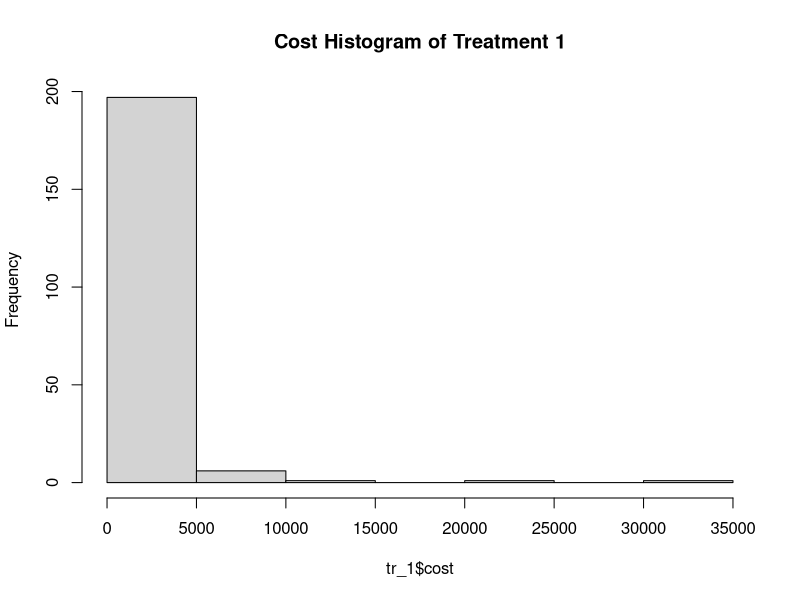
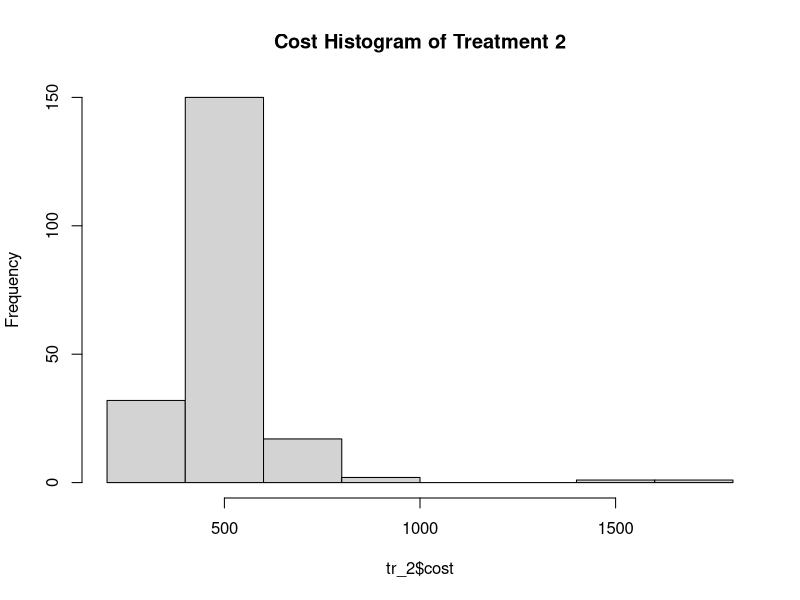
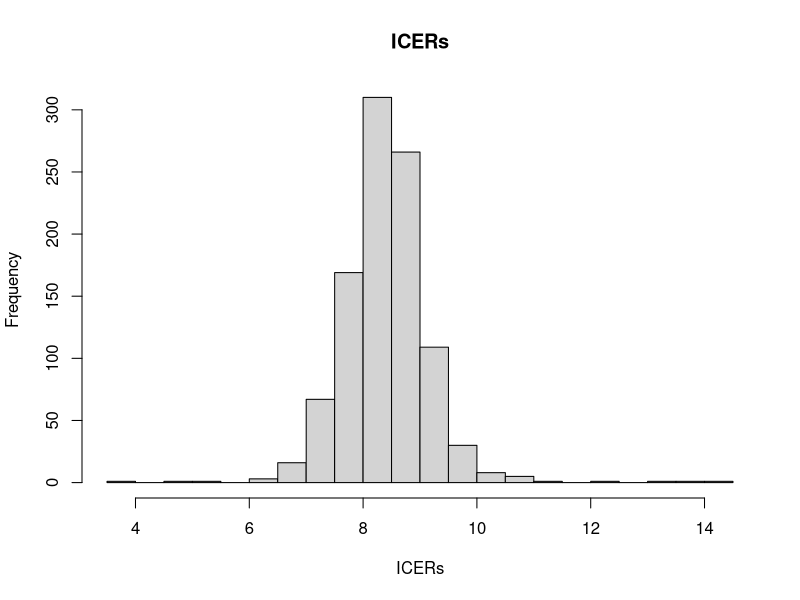
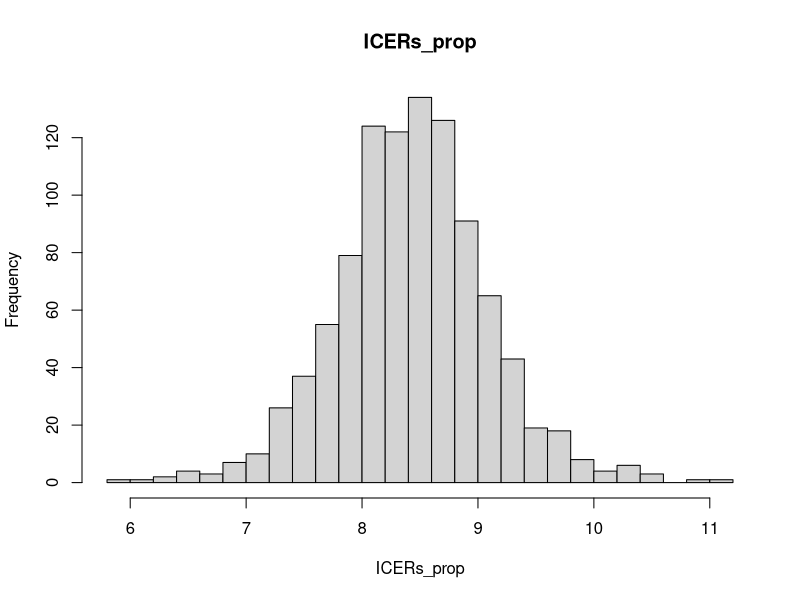
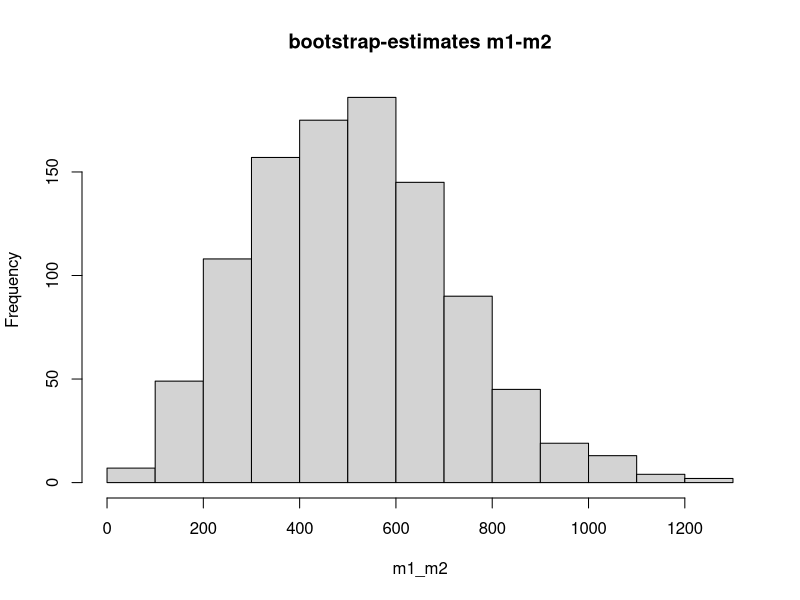
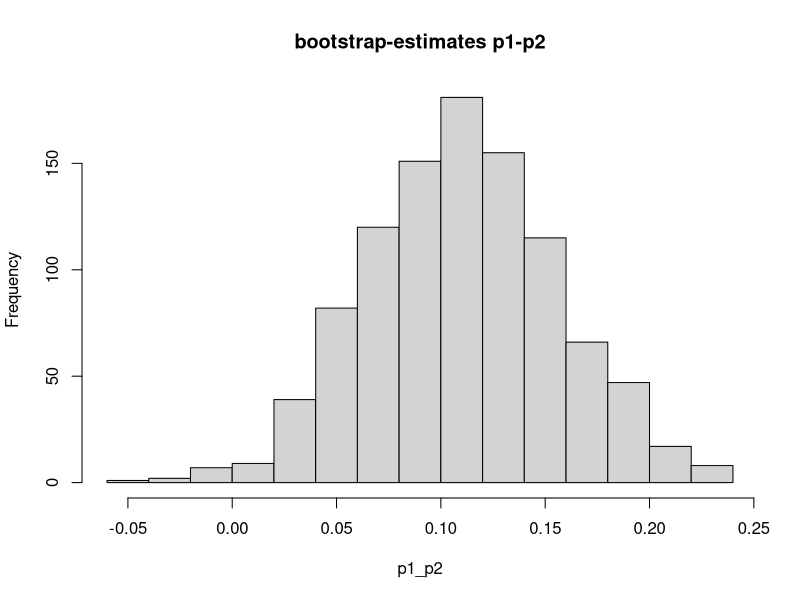
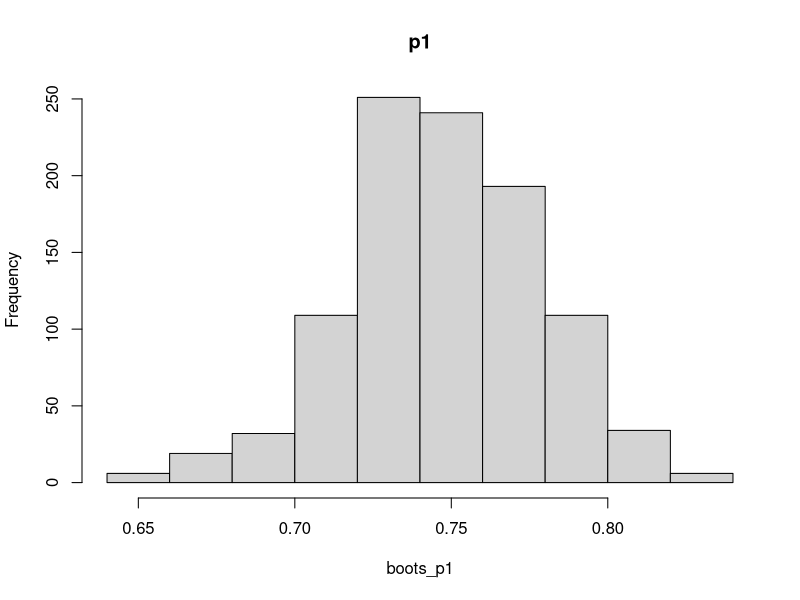
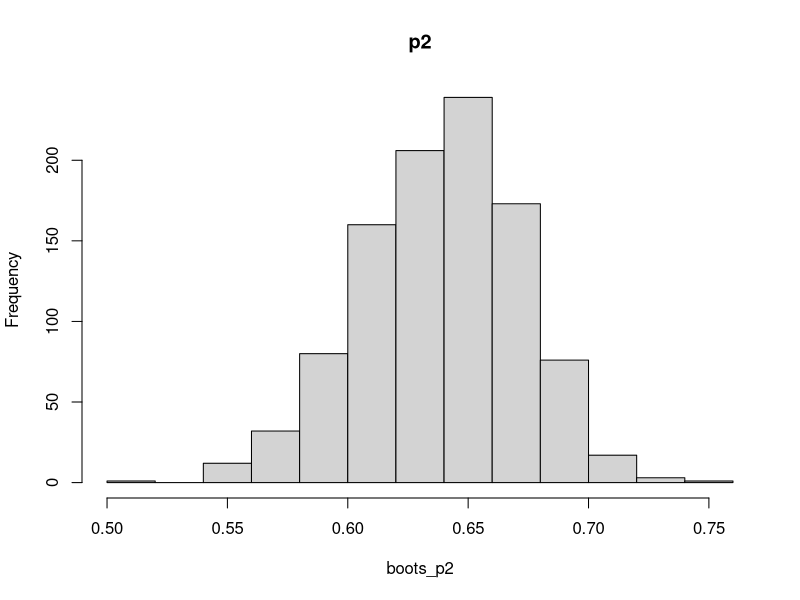

R code for these plots, in order: (Note: this script raises an error after producing the figures.)
## ---- chunk 1
# install.packages("e1071")
library(dplyr)

## ---- chunk 2

data <- read.csv("costefficacydata.csv")
# remove unecessairy duplicates of the patient number 
data <- data %>% select(-one_of('X', 'X.1')) 

set.seed(4242)
## ---- chunk 3

# treatment one
tr_1 <- subset(data, trt == 1)
hist(tr_1$cost, main="Cost Histogram of Treatment 1")
n_ev_tr1 <- nrow(subset(tr_1, event == 1))
print(paste("Deaths treatment 1 =", toString(n_ev_tr1)))
n_tr_1 <- nrow(tr_1)
print(paste("N treatment 1 =", toString(n_tr_1)))

# treatment two
tr_2 <- subset(data, trt == 2)
hist(tr_2$cost, main="Cost Histogram of Treatment 2")
n_ev_tr2 <- nrow(subset(tr_2, event == 1))
n_tr_2 <- nrow(tr_2)
print(paste("Deaths treatment 2 =", toString(n_ev_tr2)))
print(paste("N treatment 2 =", toString(n_tr_2)))

## ---- chunk 4
# means
m1 <- mean(tr_1$costs)
m2 <- mean(tr_2$costs)

print(paste("Mean treatement 1 =", round(m1, 2)))
print(paste("Mean treatement 2 =", round(m2, 2)))


# proportions
p1 <- n_ev_tr1 / n_tr_1
p2 <- n_ev_tr2 / n_tr_2

print(paste("Proportion of death for treatement 1 =", round(p1, 3)))
print(paste("Proportion of death for treatement 2 =", round(p2, 3)))

## ---- chunk 5
ICER <- ((m1-m2)/(p1-p2))
print(ICER)
## ---- chunk 6

# computer ICER with proportional bootstrap samples of both event
get_ICER_proportional <- function() {
  # get samples form both datasets
  index_tr1 <- sample(1:nrow(tr_1), replace=T)
  bootsmpl_tr1 <- tr_1[index_tr1,]
  
  index_tr2 <- sample(1:nrow(tr_2), replace=T)
  bootsmpl_tr2 <- tr_2[index_tr2,]
  
  # get n events
  n_ev_tr1_boot <- nrow(subset(bootsmpl_tr1, event == 1))
  n_ev_tr2_boot <- nrow(subset(bootsmpl_tr2, event == 1))
  
  # redundeant but whatever
  n_tr_1_boot <- nrow(bootsmpl_tr1)
  n_tr_2_boot <- nrow(bootsmpl_tr2)
  
  # compute means
  m1_boot <- mean(bootsmpl_tr1$costs)
  m2_boot <- mean(bootsmpl_tr2$costs)
  
  # we can use the previously computed ns
  p1_boot <- n_ev_tr1_boot / n_tr_1_boot
  p2_boot <- n_ev_tr2_boot / n_tr_2_boot
  
  ICER_b <- ((m1_boot-m2_boot)/(p1_boot-p2_boot))
  return(c(ICER_b, m1_boot, m2_boot, p1_boot, p2_boot))
}

# computer ICER with bootstrap samples of thw whole data
get_ICER <- function() {
  # get sample form the whole dataset
  index <- sample(1:nrow(data), replace=T)
  bootsmpl <- data[index,]
  
  # get subsets 
  tr_1_b <- subset(bootsmpl, trt == 1)
  tr_2_b <- subset(bootsmpl, trt == 2)
  
  # get total ns
  n_tr_1_b <- nrow(tr_1_b)
  n_tr_2_b <- nrow(tr_2_b)
  
  # ns treatment
  n_ev_tr1 <- nrow(subset(tr_1_b, event == 1))
  n_ev_tr2 <- nrow(subset(tr_2_b, event == 1))
  
  
  # compute means with subset
  m1_norm <- mean(tr_1_b$costs)
  m2_norm <- mean(tr_2_b$costs)
  
  # compute proportions
  p1_norm <- n_ev_tr1 / n_tr_1_b
  p2_norm <- n_ev_tr2 / n_tr_2_b
  
  ICER_norm <- ((m1_norm-m2_norm)/(p1_norm-p2_norm))
  return(c(ICER_norm, m1_norm, m2_norm, p1_norm, p2_norm))
}

# collect the ICRS
ICERs <- vector(mode="integer", length=0)
ICERs_prop <- vector(mode="integer", length=0)

# Collect the ms, we only do this for the proportional bootstrap since it has better results
boots_m1 <- vector(mode="integer", length=0)
boots_m2 <- vector(mode="integer", length=0)

boots_p1 <- vector(mode="integer", length=0)
boots_p2 <- vector(mode="integer", length=0)

# repeat 1000 times
for (i in 1:1000) {
  results_prop <- get_ICER_proportional()
  ICERs_prop[i] <- results_prop[1]
  
  results <- get_ICER()
  ICERs[i] <- results[1]
  
  boots_m1[i] <- results_prop[2]
  boots_m2[i] <- results_prop[3]
  boots_p1[i] <- results_prop[4]
  boots_p2[i] <- results_prop[5]
}

# remove negative values (there were 5) and do log transformation
ICERs <- ICERs[ICERs >= 0]
ICERs <- log(ICERs, base=exp(1))

ICERs_prop <- ICERs_prop[ICERs_prop >= 0]
ICERs_prop <- log(ICERs_prop, base = exp(1))

# means and CI for ICERs
mean_ICERs <- mean(ICERs)
CI_ICERs <- quantile(ICERs, probs=c(0.025, 0.975))
print(paste("The mean of the ICERS for the bootstrapping of the whole dataset is", round(mean_ICERs, 2), "With the confidence interval", round(CI_ICERs[1], 2), "to", round(CI_ICERs[2], 2)))

mean_ICERs_prop <- mean(ICERs_prop)
CI_ICERs_prop <- quantile(ICERs_prop, probs=c(0.025, 0.975))
print(paste("The mean of the ICERS for the bootstrapping of the whole proportional treatment subsets is", round(mean_ICERs_prop, 2), "With the confidence interval", round(CI_ICERs_prop[1], 2), "to", round(CI_ICERs_prop[2], 2)))

hist(ICERs, breaks=20, main="ICERs")
hist(ICERs_prop, breaks=20, main="ICERs_prop")


## ---- chunk 7
m1_m2 <- boots_m1-boots_m2
p1_p2 <- boots_p1-boots_p2

# histograms
hist(m1_m2, main="bootstrap-estimates m1-m2")
hist(p1_p2, main="bootstrap-estimates p1-p2")
hist(boots_p1, main="p1")
hist(boots_p2, main="p2")
# scatterplots
plot(m1_m2, p1_p2, type = "p", main="Scatter plot of m1-m2 vs p1-p2")

# first quadrant == both values positive
print(paste("The sum of values in the first quadrant: ", sum(m1_m2 >= 0 & p1_p2 >= 0)))
print(paste("The sum of values in the second quadrant: ", sum(m1_m2 >= 0 & p1_p2 < 0)))
print(paste("The sum of values in the third quadrant: ", sum(m1_m2 < 0 & p1_p2 < 0)))
print(paste("The sum of values in the fourth quadrant: ", sum(m1_m2 < 0 & p1_p2 >= 0)))

# double check
print(paste("Sum of means < 0:", sum(m1_m2 < 0)))
print(paste("Sum of proportions < 0:", sum(p1_p2 < 0)))

## ---- chunk 8

library(ggplot2)#

############## Normal Distribution ###############
mean_tr_1 <- mean(tr_1$costs)
sd_tr_1 <- sd(tr_1$costs)

mean_tr_2 <- mean(tr_2$costs)
sd_tr_2<- sd(tr_2$costs)

dist_costs_tr_1 <- rnorm(203, mean= mean_tr_1, sd = sd_tr_1)
dist_costs_tr_2 <- rnorm(206, mean= mean_tr_2, sd = sd_tr_2)

norm_fit_tr_1 <- fitdist(tr_1$costs, "norm")
norm_fit_tr_2 <- fitdist(tr_2$costs, "norm")






# qqplot 
qqplot(tr_1$costs, dist_costs_tr_1, main="QQ Plot Normal tr_1")
qqplot(tr_2$costs, dist_costs_tr_2, main="QQ Plot Normal tr_2")

# Plot tr_1
ggplot(tr_1, aes(x = costs)) +
  geom_histogram(aes(y = ..density..), bins = 20, fill = "lightblue", color = "black") +
  stat_function(fun = dnorm, args = list(mean = mean_tr_1, sd = sd_tr_1), color = "blue", size = 1) +
  labs(title = "Cost Tr_1 Distribution with Fitted Normal Curve", x = "Cost", y = "Density") +
  theme_minimal()

# Plot tr_2
ggplot(tr_2, aes(x = costs)) +
  geom_histogram(aes(y = ..density..), bins = 20, fill = "green", color = "black") +
  stat_function(fun = dnorm, args = list(mean = mean_tr_2, sd = sd_tr_2), color = "red", size = 1) +
  labs(title = "Cost Tr_2 Distribution with Fitted Normal Curve", x = "Cost", y = "Density") +
  theme_minimal()

######### Lognormal distribution #############
# transform log
log_cost_tr_1 <- log(tr_1$cost)
log_cost_tr_2 <- log(tr_2$cost)

# SCalculate mean and standard deviation of the logged data
mean_log_cost_tr_1 <- mean(log_cost_tr_1, na.rm = TRUE)
sd_log_cost_tr_1 <- sd(log_cost_tr_1, na.rm = TRUE)

mean_log_cost_tr2 <- mean(log_cost_tr_2, na.rm = TRUE)
sd_log_cost_tr_2 <- sd(log_cost_tr_2, na.rm = TRUE)

dist_costs_tr_1 <- rlnorm(203, meanlog= mean_log_cost_tr_1, sdlog= sd_log_cost_tr_1)
dist_costs_tr_2 <- rlnorm(206, meanlog= mean_log_cost_tr2, sdlog= sd_log_cost_tr_2)

lnorm_fit_tr_1 <- fitdist(tr_1$costs, "lnorm")
lnorm_fit_tr_2 <- fitdist(tr_2$costs, "lnorm")

# qqplot 
qqplot(tr_1$costs, dist_costs_tr_1, main="QQ Plot Lognormal tr_1")
qqplot(tr_2$costs, dist_costs_tr_2, main="QQ Plot Lognormal tr_2")

# Step 3: Create ggplot with histogram and fitted lognormal distribution curve
ggplot(tr_1, aes(x = costs)) +
  geom_histogram(aes(y = ..density..), bins = 20, fill = "lightblue", color = "black") +
  stat_function(fun = dlnorm, args = list(meanlog = mean_log_cost_tr_1, sdlog = sd_log_cost_tr_1), color = "blue", size = 1) +
  labs(title = "Cost Distribution tr_1 with Fitted Lognormal Curve", x = "Cost", y = "Density") +
  theme_minimal()

ggplot(tr_2, aes(x = costs)) +
  geom_histogram(aes(y = ..density..), bins = 20, fill = "green", color = "black") +
  stat_function(fun = dlnorm, args = list(meanlog = mean_log_cost_tr2, sdlog = sd_log_cost_tr_2), color = "red", size = 1) +
  labs(title = "Cost Distribution tr_2 with Fitted Lognormal Curve", x = "Cost", y = "Density") +
  theme_minimal()

############# logistic #################
mean_tr_1 <- mean(tr_1$costs)
sd_tr_1 <- sd(tr_1$costs)

mean_tr_2 <- mean(tr_2$costs)
sd_tr_2<- sd(tr_2$costs)

dist_costs_tr_1 <- rnorm(203, mean= mean_tr_1, sd = sd_tr_1)
dist_costs_tr_2 <- rnorm(206, mean= mean_tr_2, sd = sd_tr_2)

logis_fit_tr_1 <- fitdist(tr_1$costs, "logis")
logis_fit_tr_2 <- fitdist(tr_2$costs, "logis")


# qqplot 
qqplot(tr_1$costs, dist_costs_tr_1, main="QQ Plot Logistic tr_1")
qqplot(tr_2$costs, dist_costs_tr_2, main="QQ Plot Logistic tr_2")

# Plot tr_1
ggplot(tr_1, aes(x = costs)) +
  geom_histogram(aes(y = ..density..), bins = 20, fill = "lightblue", color = "black") +
  stat_function(fun = dlogis, args = list(location = mean_tr_1, scale = sd_tr_1), color = "blue", size = 1) +
  labs(title = "Cost Tr_1 Distribution with Fitted Logistic Curve", x = "Cost", y = "Density") +
  theme_minimal()

# Plot tr_2
ggplot(tr_2, aes(x = costs)) +
  geom_histogram(aes(y = ..density..), bins = 20, fill = "green", color = "black") +
  stat_function(fun = dlogis, args = list(location = mean_tr_2, scale = sd_tr_2), color = "red", size = 1) +
  labs(title = "Cost Tr_2 Distribution with Fitted Logistic Curve", x = "Cost", y = "Density") +
  theme_minimal()

############ weibull distribution #################
library(MASS)

# Fit distribution
weibull_fit_tr_1 <- fitdistr(tr_1$costs, densfun = "weibull")
weibull_fit_tr_2 <- fitdistr(tr_2$costs, densfun = "weibull")

# Extract the shape and scale parameters
shape_tr_1 <- weibull_fit_tr_1$estimate["shape"]
scale_tr_1 <- weibull_fit_tr_1$estimate["scale"]

shape_tr_2 <- weibull_fit_tr_2$estimate["shape"]
scale_tr_2 <- weibull_fit_tr_2$estimate["scale"]

# sample
dist_costs_tr_1 <- rweibull(203, shape= shape_tr_1, scale = scale_tr_1)
dist_costs_tr_2 <- rweibull(206, shape= shape_tr_2, scale = scale_tr_2)

weibull_fit_tr_1 <- fitdist(tr_1$costs, "weibull")
weibull_fit_tr_2 <- fitdist(tr_2$costs, "weibull")

# qqplot 
qqplot(tr_1$costs, dist_costs_tr_1, main="QQ Plot Weibull tr_1")
qqplot(tr_2$costs, dist_costs_tr_2, main="QQ Plot Weibull tr_2")


# Plot tr_1
ggplot(tr_1, aes(x = costs)) +
  geom_histogram(aes(y = ..density..), bins = 20, fill = "lightblue", color = "black") +
  stat_function(fun = dweibull, args = list(shape = shape_tr_1, scale = scale_tr_1), color = "blue", size = 1) +
  labs(title = "Cost Tr_1 Distribution with Fitted Weibull Curve", x = "Cost", y = "Density") +
  theme_minimal()

# Plot tr_2
ggplot(tr_2, aes(x = costs)) +
  geom_histogram(aes(y = ..density..), bins = 20, fill = "green", color = "black") +
  stat_function(fun = dweibull, args = list(shape = shape_tr_2, scale = scale_tr_2), color = "red", size = 1) +
  labs(title = "Cost Tr_2 Distribution with Fitted Weibull Curve", x = "Cost", y = "Density") +
  theme_minimal()

############### gamma ##################

# Using initial estimates based on data
initial_shape_tr_1 <- mean(tr_1$costs) ^ 2 / var(tr_1$costs)
initial_scale_tr_1 <- var(tr_1$costs) / mean(tr_1$costs)

initial_shape_tr_2 <- mean(tr_2$costs) ^ 2 / var(tr_2$costs)
initial_scale_tr_2 <- var(tr_2$costs) / mean(tr_2$costs)

# Fit distribution
gama_fit_tr_1 <- fitdistr(tr_1$costs, densfun = "gamma", start = list(shape = initial_shape_tr_1, scale = initial_scale_tr_1))
gama_fit_tr_2 <- fitdistr(tr_2$costs, densfun = "gamma", start = list(shape = initial_shape_tr_2, scale = initial_scale_tr_2))

gamma_fit_tr_1 <- fitdist(tr_1$costs, "gamma", method = "mme")
gamma_fit_tr_2 <- fitdist(tr_2$costs, "gamma", method = "mme")

# Extract the shape and scale parameters
shape_tr_1 <- gama_fit_tr_1$estimate["shape"]
scale_tr_1 <- gama_fit_tr_1$estimate["scale"]

shape_tr_2 <- gama_fit_tr_2$estimate["shape"]
scale_tr_2 <- gama_fit_tr_2$estimate["scale"]

# get sample 
dist_costs_tr_1 <- rgamma(203, shape=shape_tr_1 , scale= scale_tr_1)
dist_costs_tr_2 <- rgamma(206, shape=shape_tr_2 , scale= scale_tr_2)

# qqplot
qqplot(tr_1$costs, dist_costs_tr_1, main="QQ Plot Gamma tr_1")
qqplot(tr_2$costs, dist_costs_tr_2, main="QQ Plot Gammae tr_2")

# Plot tr_1
ggplot(tr_1, aes(x = costs)) +
  geom_histogram(aes(y = ..density..), bins = 20, fill = "lightblue", color = "black") +
  stat_function(fun = dgamma, args = list(shape = shape_tr_1, scale = scale_tr_1), color = "blue", size = 1) +
  labs(title = "Cost Tr_1 Distribution with Fitted Gamma Curve", x = "Cost", y = "Density") +
  theme_minimal()

# Plot tr_2
ggplot(tr_2, aes(x = costs)) +
  geom_histogram(aes(y = ..density..), bins = 20, fill = "green", color = "black") +
  stat_function(fun = dgamma, args = list(shape = shape_tr_2, scale = scale_tr_2), color = "red", size = 1) +
  labs(title = "Cost Tr_2 Distribution with Fitted Gamma Curve", x = "Cost", y = "Density") +
  theme_minimal()



# qqcomp(list(norm_fit_tr_1, weibull_fit_tr_1, lognormal_fit_tr_1, gamma_fit_tr_1, logistic_fit_tr_1), legendtext=c("Normal tr_1", "Weibull tr_1", "lognormal tr_1", "Gamma tr_1", "Logistic tr_1"))

qqcomp(list(norm_fit_tr_1, logis_fit_tr_1, weibull_fit_tr_1, gamma_fit_tr_1, lnorm_fit_tr_1), 
       legendtext = c("Normal", "Logistic", "Weibull", "Gamma", "Lognormal"),
       main = "Q-Q Plot for Group 1 Costs", xlim = c(0, max(tr_1$costs) * 1.1))
qqcomp(list(norm_fit_tr_2, logis_fit_tr_2, weibull_fit_tr_2, gamma_fit_tr_2, lnorm_fit_tr_2), 
       legendtext = c("Normal", "Logistic", "Weibull", "Gamma", "Lognormal"),
       main = "Q-Q Plot for Group 2 Costs")
## ---- chunk 9

get_ICERs_from_distribution <- function(dist) {

  if (dist=="normal") {
    # get parameters for the distributions
    mmean_tr_1 <- mean(tr_1$costs)
    mmean_tr_2 <- mean(tr_2$costs)
    
    msd_tr_1 <- sd(tr_1$costs)
    msd_tr_2 <- sd(tr_2$costs)
    
    m_p1_tr_1 <- nrow(subset(tr_1, event == 1)) / nrow(tr_1)
    m_p1_tr_2 <- nrow(subset(tr_2, event == 1)) / nrow(tr_2)
  } else if(dist=="gamma") {
    # Using initial estimates based on data
    initial_shape_tr_1_rd <- mean(tr_1$costs) ^ 2 / var(tr_1$costs)
    initial_scale_tr_1_rd <- var(tr_1$costs) / mean(tr_1$costs)
    
    initial_shape_tr_2_rd <- mean(tr_2$costs) ^ 2 / var(tr_2$costs)
    initial_scale_tr_2_rd <- var(tr_2$costs) / mean(tr_2$costs)
    
    # Fit distribution
    gamma_fit_tr_1_rd <- fitdistr(tr_1$costs, densfun = "gamma", start = list(shape = initial_shape_tr_1_rd, scale = initial_scale_tr_1_rd))
    gamma_fit_tr_2_rd <- fitdistr(tr_2$costs, densfun = "gamma", start = list(shape = initial_shape_tr_2_rd, scale = initial_scale_tr_2_rd))
    
    # Extract the shape and scale parameters
    shape_tr_1_rd <- gamma_fit_tr_1_rd$estimate["shape"]
    scale_tr_1_rd <- gamma_fit_tr_1_rd$estimate["scale"]
    
    shape_tr_2_rd <- gamma_fit_tr_2_rd$estimate["shape"]
    scale_tr_2_rd <- gamma_fit_tr_2_rd$estimate["scale"]
  } else if(dist=="weibull"){
    
    # Fit distribution
    weibull_fit_tr_1_rd <- fitdistr(tr_1$costs, densfun = "weibull")
    weibull_fit_tr_2_rd <- fitdistr(tr_2$costs, densfun = "weibull")
    
    # Extract the shape and scale parameters
    shape_tr_1_rd <- weibull_fit_tr_1_rd$estimate["shape"]
    scale_tr_1_rd <- weibull_fit_tr_1_rd$estimate["scale"]
    
    shape_tr_2_rd <- weibull_fit_tr_2_rd$estimate["shape"]
    scale_tr_2_rd <- weibull_fit_tr_2_rd$estimate["scale"]
    
  } else if(dist=="lognormal") {
    # transform log
    log_cost_tr_1_rd <- log(tr_1$cost)
    log_cost_tr_2_rd <- log(tr_2$cost)
    
    # Calculate mean and standard deviation of the logged data
    mean_log_cost_tr_1_rd <- mean(log_cost_tr_1_rd, na.rm = TRUE)
    sd_log_cost_tr_1_rd <- sd(log_cost_tr_1_rd, na.rm = TRUE)
    
    mean_log_cost_tr_2_rd <- mean(log_cost_tr_2_rd, na.rm = TRUE)
    sd_log_cost_tr_2_rd <- sd(log_cost_tr_2_rd, na.rm = TRUE)
    
  } else if(dist=="logistic") {
    mean_tr_1_rd <- mean(tr_1$costs)
    sd_tr_1_rd <- sd(tr_1$costs)
  
    mean_tr_2_rd <- mean(tr_2$costs)
    sd_tr_2_rd <- sd(tr_2$costs)
  }
  
  # create vectors to aggregate data
  # collect the ICRS
  ICERs_rd <- vector(mode="integer", length=0)
  
  rd_m1 <- vector(mode="integer", length=0)
  rd_m2 <- vector(mode="integer", length=0)
  
  rd_p1 <- vector(mode="integer", length=0)
  rd_p2 <- vector(mode="integer", length=0)
  
  for (i in 1:1000) {
    # draw the costs
    if (dist=="normal") {
      dist_costs_tr_1 <- rnorm(203, mean= mmean_tr_1, sd = msd_tr_1)
      dist_costs_tr_2 <- rnorm(206, mean= mmean_tr_2, sd = msd_tr_2)
    } else if (dist=="lognormal") {
      dist_costs_tr_1 <- rlnorm(203, meanlog= mean_log_cost_tr_1_rd, sdlog= sd_log_cost_tr_1_rd)
      dist_costs_tr_2 <- rlnorm(206, meanlog= mean_log_cost_tr_2_rd, sdlog= sd_log_cost_tr_2_rd)
    } else if (dist=="gamma") {
      dist_costs_tr_1 <- rgamma(203, shape=shape_tr_1_rd , scale= scale_tr_1_rd)
      dist_costs_tr_2 <- rgamma(206, shape=shape_tr_2_rd , scale= scale_tr_2_rd)
    } else if (dist=="logistic") {
      dist_costs_tr_1 <- rnorm(203, mean= mean_tr_1_rd, sd = sd_tr_1_rd)
      dist_costs_tr_2 <- rnorm(206, mean= mean_tr_2_rd, sd = sd_tr_2_rd)
    } else if (dist=="weibull") {
      dist_costs_tr_1 <- rweibull(203, shape= shape_tr_1_rd, scale = scale_tr_1_rd)
      dist_costs_tr_2 <- rweibull(206, shape= shape_tr_2_rd, scale = scale_tr_2_rd)
    }
    # draw the events 

    dist_ev_tr1 <- rbinom(203, size=1, prob = p1)
    dist_ev_tr2 <- rbinom(206, size=1, prob = p2)
    
    df_tr_1 <- data.frame(event = dist_ev_tr1, costs = dist_costs_tr_1)
    df_tr_2 <- data.frame(event = dist_ev_tr2, costs = dist_costs_tr_2)
    
    # get n events
    n_ev_tr1_rd <- nrow(subset(df_tr_1, event == 1))
    n_ev_tr2_rd <- nrow(subset(df_tr_2, event == 1))
    
    # redundeant but whatever
    n_tr_1_rd <- nrow(df_tr_1)
    n_tr_2_rd <- nrow(df_tr_2)
    
    # compute means
    m1_rd <- mean(df_tr_1$costs)
    m2_rd <- mean(df_tr_2$costs)
    
    # save TODO maybe remove 
    rd_m1[i] <- m1_rd
    rd_m2[i] <- m2_rd
    
    # we can use the previously computed ns
    p1_rd <- n_ev_tr1_rd / n_tr_1_rd
    p2_rd <- n_ev_tr2_rd / n_tr_2_rd
    
    # save TODO maybe remove
    rd_p1 <- p1_rd
    rd_p2 <- p2_rd
    
    ICER_rd <- ((m1_rd-m2_rd)/(p1_rd-p2_rd))
    
    ICERs_rd[i] <- ICER_rd
  }
  
  
  # remove negative values (there were 5) and do log transformation
  ICERs_rd <- ICERs_rd[ICERs_rd >= 0]
  # logtransform
  ICERs_rd <- log(ICERs_rd, base=exp(1))
  
  
  # means and CI for ICERs
  mean_ICERs_rd <- mean(ICERs_rd)
  CI_ICERs_rd <- quantile(ICERs_rd, probs=c(0.025, 0.975))
  print(paste("The log of the mean of the ICERS for the ", dist, "distribution is", round(mean_ICERs_rd, 2), "With the confidence interval", round(CI_ICERs_rd[1], 2), "to", round(CI_ICERs_rd[2], 2)))
  hist(ICERs_rd, breaks= 20, main=paste("Randomly generated ICERs based on ", toString(dist), "distribution in log scale"))
}

# call for each distribution
get_ICERs_from_distribution("normal")
get_ICERs_from_distribution("weibull")
get_ICERs_from_distribution("logistic")
get_ICERs_from_distribution("lognormal")
get_ICERs_from_distribution("gamma")
